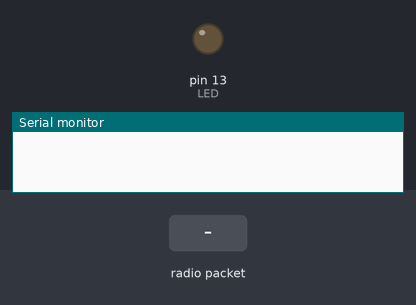
A sketch run on a simulated Arduino Uno, built with avr-gcc and run on an emulated ATmega328P. Shown: output pins drawn as LEDs (lit = HIGH), the last lines printed to the serial monitor. The inputs (shaded band) are chosen by the test bench. No radio packets arrive unless stated; pins used as bus, display or sensor lines are not drawn.

Above: at 1.3 s.
1.4 s: radio packet "1" arrives
At 2.0 s:
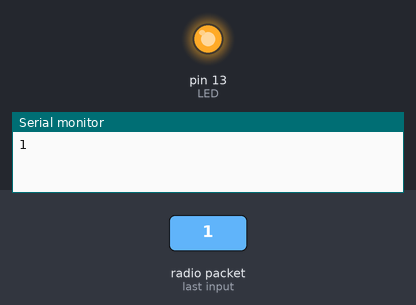
Timing chart, 0 to 4.4 s (numbered marks = the images above; inputs shaded):
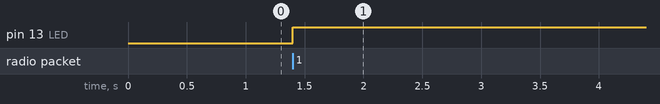

The sketch:

LoRa_Feather_Receive_Master.ino
```cpp
/**
 * Created By: Shane Matsushima
 * Date: 12/12/18
 * Purpose: The purpose for this code is to receive the transmitting data from the other RFM and relay it into a NodeMCU
 *          which will send the data over to Ubidots. This code utilises the LoRa RFM transciever and an Arduino Uno to
 *          push and get data from one system to aother. This is the middle man for the transmition of data.
 */

//Libraries declared for use
#include <SPI.h>
#include <RH_RF95.h>
#include <SoftwareSerial.h>

//Declares that pins 10 & 11 are now RX & TX on the Feather
SoftwareSerial mySerial(0,1); //rx, tx

//Defining pins that the LoRa breakout baord uses
#define RFM95_CS 4
#define RFM95_RST 2
#define RFM95_INT 3


// Change to 434.0 or other frequency, must match RX's freq!
#define RF95_FREQ 915.0

// Singleton instance of the radio driver
RH_RF95 rf95(RFM95_CS, RFM95_INT);

// Blink on receipt
#define LED 13

void setup()
{
  //connects LED pin to an output (LED is an output)
  pinMode(LED, OUTPUT);
  pinMode(RFM95_RST, OUTPUT);

  digitalWrite(RFM95_RST, HIGH);

  Serial.begin(9600);
  mySerial.begin(9600);
  delay(100);


  // manual reset
  digitalWrite(RFM95_RST, LOW);
  delay(10);
  digitalWrite(RFM95_RST, HIGH);
  delay(10);

  while (!rf95.init()) {

    while (1);
  }


  // Defaults after init are 434.0MHz, modulation GFSK_Rb250Fd250, +13dbM
  if (!rf95.setFrequency(RF95_FREQ)) {

    while (1);
  }


  // Defaults after init are 434.0MHz, 13dBm, Bw = 125 kHz, Cr = 4/5, Sf = 128chips/symbol, CRC on

  // The default transmitter power is 13dBm, using PA_BOOST.
  // If you are using RFM95/96/97/98 modules which uses the PA_BOOST transmitter pin, then
  // you can set transmitter powers from 5 to 23 dBm:
  rf95.setTxPower(23, false);
}

void loop()
{
  //checks to see if a packet was sent over from the transmitting side
  if (rf95.available())
  {
    uint8_t buf[RH_RF95_MAX_MESSAGE_LEN];
    uint8_t len = sizeof(buf);

    //if the packet was sent with the correct buf and len
    if (rf95.recv(buf, &len))
    {
      //turns LED on to indicate packet was received
      digitalWrite(LED, HIGH);

      //converts the data received into a string
      String tempval = (char*)buf;

      //checks to see if the indicated stream was collected based on the beginning character
     //if(tempval[0] == 'X'){ //change this character based on the stream character on the transmitting side
      Serial.println(tempval);

     //send the string data over RX and TX to the NodeMCU
     mySerial.println (tempval);

    }

  } // rf available


} // void loop
```

Measured:
- after the input at 1.4 s, pin 13 (LED): LOW → HIGH at once
